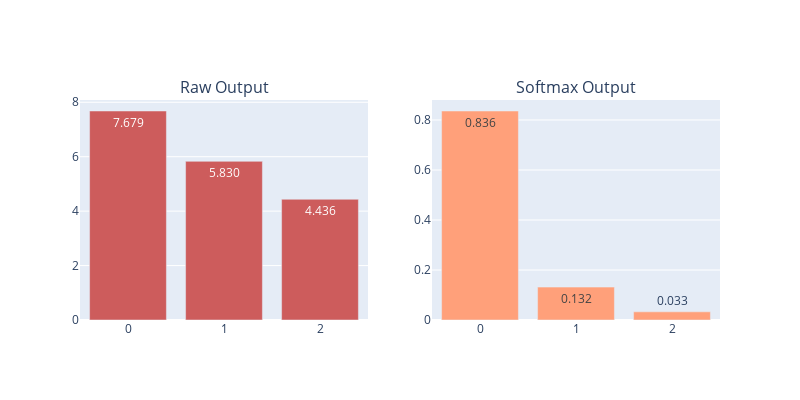

Notebook cell for this chart:
### Code cell
import plotly.graph_objects as go
from plotly.subplots import make_subplots

fig = make_subplots(rows=1, cols=2, subplot_titles=("Raw Output", "Softmax Output"))

fig.add_trace(
    go.Bar(x=np.arange(3), y=x, text=x, texttemplate = "%{y:.3f}", marker_color='indianred'),
    row=1, col=1
)

fig.add_trace(
    go.Bar(x=np.arange(3), y=y, text=y, texttemplate = "%{y:.3f}", marker_color='lightsalmon'),
    row=1, col=2
)

fig.update_layout(height=400, width=800, showlegend=False)
fig.write_image("imgs/chapter_11/softmax.png")
fig.show()

### Figure 1 — Plotly figure (JSON) as saved in the notebook; plotly's stock layout.template omitted (floating-point values rounded to 4 significant figures)
{"data": [{"marker": {"color": "indianred"}, "text": [7.679, 5.83, 4.436], "texttemplate": "%{y:.3f}", "type": "bar", "x": [0, 1, 2], "xaxis": "x", "y": [7.679, 5.83, 4.436], "yaxis": "y"}, {"marker": {"color": "lightsalmon"}, "text": [0.8358, 0.1315, 0.03262], "texttemplate": "%{y:.3f}", "type": "bar", "x": [0, 1, 2], "xaxis": "x2", "y": [0.8358, 0.1315, 0.03262], "yaxis": "y2"}], "layout": {"annotations": [{"font": {"size": 16}, "showarrow": false, "text": "Raw Output", "x": 0.225, "xanchor": "center", "xref": "paper", "y": 1, "yanchor": "bottom", "yref": "paper"}, {"font": {"size": 16}, "showarrow": false, "text": "Softmax Output", "x": 0.775, "xanchor": "center", "xref": "paper", "y": 1, "yanchor": "bottom", "yref": "paper"}], "height": 400, "showlegend": false, "width": 800, "xaxis": {"anchor": "y", "domain": [0, 0.45]}, "xaxis2": {"anchor": "y2", "domain": [0.55, 1]}, "yaxis": {"anchor": "x", "domain": [0, 1]}, "yaxis2": {"anchor": "x2", "domain": [0, 1]}}}
